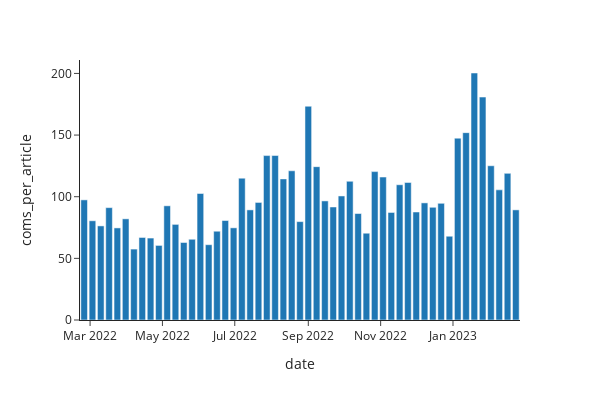

This figure's notebook cell:
### Code cell
# weekly coms per article over time. TLDR : comments activity keeps being high throughout the "first" year of conflict, whatever the articles frequency
px.bar(weekly_coms_per_articles.to_pandas(), x="date", y="coms_per_article", width=600, height=400, template=template)

### Figure 1 — Plotly figure (JSON) as saved in the notebook; plotly's stock layout.template omitted (floating-point values rounded to 4 significant figures)
{"data": [{"alignmentgroup": "True", "hovertemplate": "date=%{x}<br>coms_per_article=%{y}<extra></extra>", "legendgroup": "", "marker": {"color": "#1F77B4", "pattern": {"shape": ""}}, "name": "", "offsetgroup": "", "orientation": "v", "showlegend": false, "textposition": "auto", "type": "bar", "x": ["2022-02-24T00:00:00", "2022-03-03T00:00:00", "2022-03-10T00:00:00", "2022-03-17T00:00:00", "2022-03-24T00:00:00", "2022-03-31T00:00:00", "2022-04-07T00:00:00", "2022-04-14T00:00:00", "2022-04-21T00:00:00", "2022-04-28T00:00:00", "2022-05-05T00:00:00", "2022-05-12T00:00:00", "2022-05-19T00:00:00", "2022-05-26T00:00:00", "2022-06-02T00:00:00", "2022-06-09T00:00:00", "2022-06-16T00:00:00", "2022-06-23T00:00:00", "2022-06-30T00:00:00", "2022-07-07T00:00:00", "2022-07-14T00:00:00", "2022-07-21T00:00:00", "2022-07-28T00:00:00", "2022-08-04T00:00:00", "2022-08-11T00:00:00", "2022-08-18T00:00:00", "2022-08-25T00:00:00", "2022-09-01T00:00:00", "2022-09-08T00:00:00", "2022-09-15T00:00:00", "2022-09-22T00:00:00", "2022-09-29T00:00:00", "2022-10-06T00:00:00", "2022-10-13T00:00:00", "2022-10-20T00:00:00", "2022-10-27T00:00:00", "2022-11-03T00:00:00", "2022-11-10T00:00:00", "2022-11-17T00:00:00", "2022-11-24T00:00:00", "2022-12-01T00:00:00", "2022-12-08T00:00:00", "2022-12-15T00:00:00", "2022-12-22T00:00:00", "2022-12-29T00:00:00", "2023-01-05T00:00:00", "2023-01-12T00:00:00", "2023-01-19T00:00:00", "2023-01-26T00:00:00", "2023-02-02T00:00:00", "2023-02-09T00:00:00", "2023-02-16T00:00:00", "2023-02-23T00:00:00"], "xaxis": "x", "y": [97.44, 80.48, 76.33, 91.14, 74.7, 82.06, 57.52, 66.95, 66.46, 60.49, 92.62, 77.56, 62.87, 65.49, 102.6, 61.08, 72, 80.69, 74.76, 115.0, 89.32, 95.35, 133.4, 133.4, 114.4, 121.0, 79.81, 173.4, 124.4, 96.6, 91.68, 100.6, 112.5, 86.36, 70.39, 120.3, 115.9, 87.23, 109.7, 111.5, 87.6, 95, 91.43, 94.67, 67.94, 147.5, 152.0, 200.3, 180.8, 125.1, 105.6, 118.9, 89.33], "yaxis": "y"}], "layout": {"barmode": "relative", "height": 400, "legend": {"tracegroupgap": 0}, "margin": {"t": 60}, "width": 600, "xaxis": {"anchor": "y", "autorange": true, "domain": [0, 1], "range": ["2022-02-20 12:00", "2023-02-26 12:00"], "title": {"text": "date"}, "type": "date"}, "yaxis": {"anchor": "x", "autorange": true, "domain": [0, 1], "range": [0, 210.9], "title": {"text": "coms_per_article"}, "type": "linear"}}}
